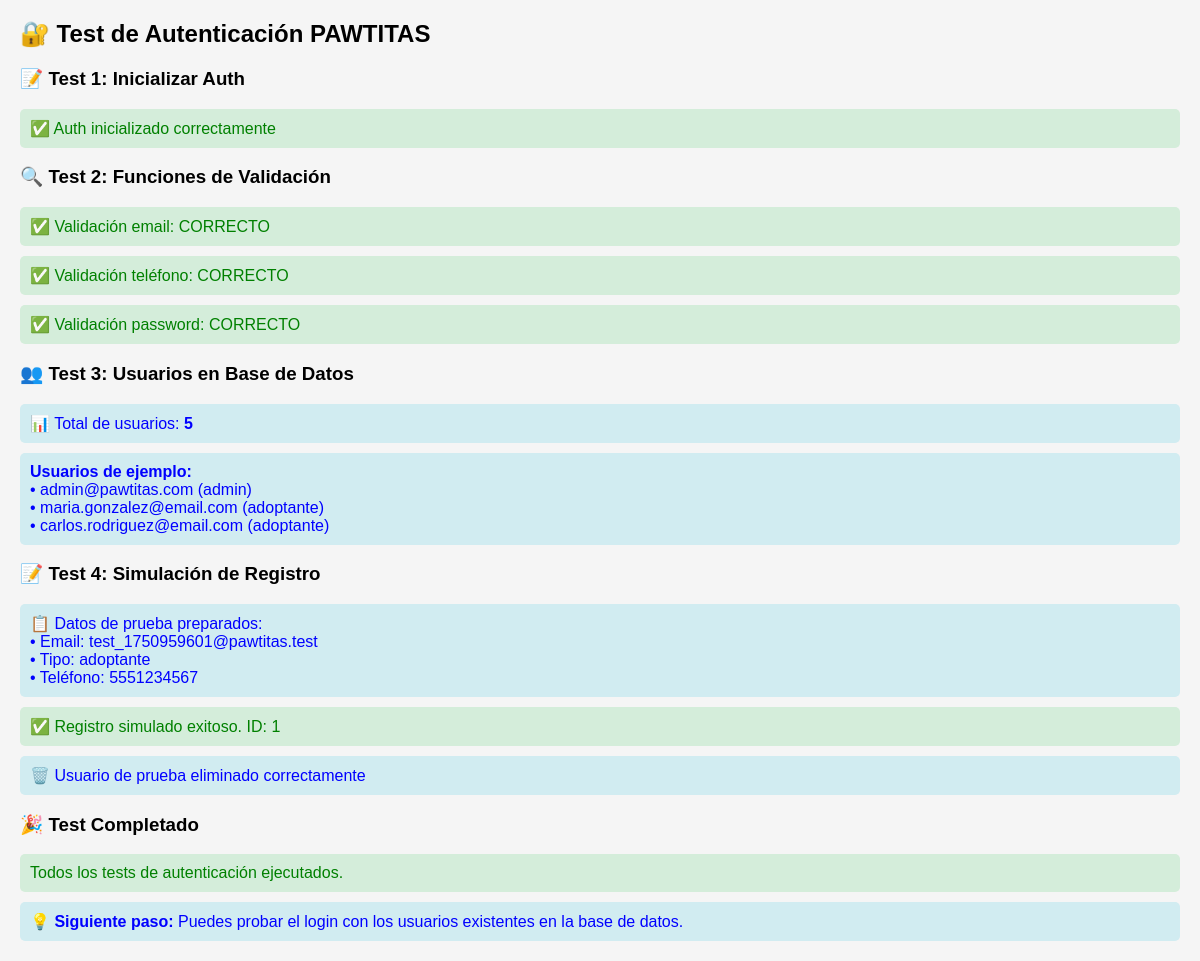
Screenshot of /test_auth.php with the database file from the repository.
### tables this page shows
CREATE TABLE usuarios (
    id INT AUTO_INCREMENT PRIMARY KEY,
    nombre VARCHAR(100) NOT NULL,
    apellidos VARCHAR(100) NOT NULL,
    email VARCHAR(150) UNIQUE NOT NULL,
    password VARCHAR(255) NOT NULL,
    tipo_usuario ENUM('adoptante', 'admin') NOT NULL DEFAULT 'adoptante',
    telefono VARCHAR(20),
    fecha_nacimiento DATE,
    direccion TEXT,
    ciudad VARCHAR(100),
    estado VARCHAR(100),
    codigo_postal VARCHAR(10),
    ocupacion VARCHAR(100),
    estado_civil ENUM('soltero', 'casado', 'divorciado', 'viudo', 'union_libre') DEFAULT 'soltero',
    tiene_discapacidad BOOLEAN DEFAULT FALSE,
    tipo_discapacidad VARCHAR(200),
    foto_perfil VARCHAR(255),
    activo BOOLEAN DEFAULT TRUE,
    fecha_registro TIMESTAMP DEFAULT CURRENT_TIMESTAMP,
    fecha_actualizacion TIMESTAMP DEFAULT CURRENT_TIMESTAMP ON UPDATE CURRENT_TIMESTAMP
);

### includes/functions.php (called while the page is built, shortened)
<?php
function limpiar_datos($datos) {
    $datos = trim($datos);
    $datos = stripslashes($datos);
    $datos = htmlspecialchars($datos, ENT_QUOTES, 'UTF-8');
    return $datos;
}
function es_email_valido($email) {
    return filter_var($email, FILTER_VALIDATE_EMAIL) !== false;
}
function es_telefono_valido($telefono) {
    $solo_numeros = preg_replace('/[^0-9]/', '', $telefono);
    return strlen($solo_numeros) === 10;
}
function es_password_seguro($password) {
    return strlen($password) >= 6;
}
function consultar_db($sql, $parametros = []) {
    try {
        $db = obtener_conexion_db();
        $stmt = $db->prepare($sql);
        $stmt->execute($parametros);
        return $stmt->fetchAll();
    } catch (Exception $e) {
        if (DEBUG_MODE) {
            die("Error en consulta: " . $e->getMessage());
        }
        return false;
    }
}
function ejecutar_db($sql, $parametros = []) {
    try {
        $db = obtener_conexion_db();
        $stmt = $db->prepare($sql);
        return $stmt->execute($parametros);
    } catch (Exception $e) {
        if (DEBUG_MODE) {
            die("Error en ejecución: " . $e->getMessage());
        }
        return false;
    }
}
function ultimo_id_insertado() {
    $db = obtener_conexion_db();
    return $db->lastInsertId();
}
?>

### config/database.php (called while the page is built, shortened)
<?php
class Database {
    private static $instancia = null;
    private $conexion;
    private function __construct() {
        try {
            $dsn = "mysql:host=" . DB_HOST . ";dbname=" . DB_NAME . ";charset=" . DB_CHARSET;
            $opciones = [
                PDO::ATTR_ERRMODE            => PDO::ERRMODE_EXCEPTION,
                PDO::ATTR_DEFAULT_FETCH_MODE => PDO::FETCH_ASSOC,
                PDO::ATTR_EMULATE_PREPARES   => false,
            ];
            $this->conexion = new PDO($dsn, DB_USER, DB_PASS, $opciones);
        } catch(PDOException $e) {
            if (DEBUG_MODE) {
                die("❌ Error de conexión: " . $e->getMessage());
            } else {
                die("❌ Error de conexión a la base de datos");
            }
        }
    }
    public static function getInstance() {
        if (self::$instancia === null) {
            self::$instancia = new self();
        }
        return self::$instancia;
    }
    public function getConnection() {
        return $this->conexion;
    }
}
function obtener_conexion_db() {
    $database = Database::getInstance();
    return $database->getConnection();
}
?>

### includes/auth.php (called while the page is built, shortened)
<?php
require_once __DIR__ . '/../config/database.php';
require_once __DIR__ . '/functions.php';
class Auth {
    public function registrar_usuario($datos) {
        try {
            $validacion = $this->validar_datos_registro($datos);
            if ($this->email_ya_existe($datos['email'])) {
                return ['exito' => false, 'mensaje' => 'Este email ya está registrado'];
            }
            $password_encriptado = password_hash($datos['password'], PASSWORD_DEFAULT);
            $datos_limpios = $this->preparar_datos_usuario($datos, $password_encriptado);
            $sql = "INSERT INTO usuarios (
                        nombre, apellidos, email, tipo_usuario, password, telefono,
                        fecha_nacimiento, direccion, ciudad, estado, codigo_postal,
                        ocupacion, estado_civil, tiene_discapacidad, tipo_discapacidad,
                        fecha_registro
                    ) VALUES (?, ?, ?, ?, ?, ?, ?, ?, ?, ?, ?, ?, ?, ?, ?, NOW())";
            $parametros = [
                $datos_limpios['nombre'],
                $datos_limpios['apellidos'],
                $datos_limpios['email'],
                'adoptante',
                $datos_limpios['password'],
                $datos_limpios['telefono'],
                $datos_limpios['fecha_nacimiento'],
                $datos_limpios['direccion'],
                $datos_limpios['ciudad'],
                $datos_limpios['estado'],
                $datos_limpios['codigo_postal'],
                $datos_limpios['ocupacion'],
                $datos_limpios['estado_civil'],
                $datos_limpios['tiene_discapacidad'],
                $datos_limpios['tipo_discapacidad']
            ];
            if (ejecutar_db($sql, $parametros)) {
                $user_id = ultimo_id_insertado();
                return ['exito' => true, 'mensaje' => 'Usuario registrado exitosamente', 'user_id' => $user_id];
            } else {
                return ['exito' => false, 'mensaje' => 'Error al registrar usuario'];
            }
        } catch (Exception $e) {
            if (DEBUG_MODE) {
                return ['exito' => false, 'mensaje' => 'Error: ' . $e->getMessage()];
            }
            return ['exito' => false, 'mensaje' => 'Error interno del servidor'];
        }
    }
    private function validar_datos_registro($datos) {
        return ['valido' => true];
    }
    private function email_ya_existe($email) {
        $sql = "SELECT COUNT(*) as total FROM usuarios WHERE email = ?";
        $resultado = consultar_db($sql, [strtolower(trim($email))]);
        return $resultado && $resultado[0]['total'] > 0;
    }
    private function preparar_datos_usuario($datos, $password_encriptado) {
        return [
            'nombre' => limpiar_datos($datos['nombre']),
            'apellidos' => limpiar_datos($datos['apellidos']),
            'email' => strtolower(trim($datos['email'])),
            'password' => $password_encriptado,
            'telefono' => limpiar_datos($datos['telefono'] ?? ''),
            'fecha_nacimiento' => !empty($datos['fecha_nacimiento']) ? $datos['fecha_nacimiento'] : null,
            'direccion' => limpiar_datos($datos['direccion'] ?? ''),
            'ciudad' => limpiar_datos($datos['ciudad'] ?? ''),
            'estado' => limpiar_datos($datos['estado'] ?? ''),
            'codigo_postal' => limpiar_datos($datos['codigo_postal'] ?? ''),
            'ocupacion' => limpiar_datos($datos['ocupacion'] ?? ''),
            'estado_civil' => $datos['estado_civil'] ?? 'soltero',
            'tiene_discapacidad' => isset($datos['tiene_discapacidad']) ? 1 : 0,
            'tipo_discapacidad' => isset($datos['tiene_discapacidad']) ?
                                  limpiar_datos($datos['tipo_discapacidad'] ?? '') : null
        ];
    }
}
?>

### test_auth.php (the view, shortened to what this page needs)
<?php
require_once 'includes/auth.php';
require_once 'includes/functions.php';
echo "<h2>🔐 Test de Autenticación PAWTITAS</h2>";
echo "<h3>📝 Test 1: Inicializar Auth</h3>";
try {
    $auth = new Auth();
    echo "<div class='success'>✅ Auth inicializado correctamente</div>";
} catch (Exception $e) {
    echo "<div class='error'>❌ Error: " . $e->getMessage() . "</div>";
    exit();
}
echo "<h3>🔍 Test 2: Funciones de Validación</h3>";
$email_test = es_email_valido('test@example.com');
echo "<div class='" . ($email_test ? 'success' : 'error') . "'>";
echo ($email_test ? '✅' : '❌') . " Validación email: " . ($email_test ? 'CORRECTO' : 'ERROR');
echo "</div>";
$phone_test = es_telefono_valido('5551234567');
echo "<div class='" . ($phone_test ? 'success' : 'error') . "'>";
echo ($phone_test ? '✅' : '❌') . " Validación teléfono: " . ($phone_test ? 'CORRECTO' : 'ERROR');
echo "</div>";
$pass_test = es_password_seguro('123456');
echo "<div class='" . ($pass_test ? 'success' : 'error') . "'>";
echo ($pass_test ? '✅' : '❌') . " Validación password: " . ($pass_test ? 'CORRECTO' : 'ERROR');
echo "</div>";
echo "<h3>👥 Test 3: Usuarios en Base de Datos</h3>";
try {
    $sql = "SELECT COUNT(*) as total FROM usuarios";
    $resultado = consultar_db($sql);
    $total_usuarios = $resultado ? $resultado[0]['total'] : 0;
    echo "<div class='info'>📊 Total de usuarios: <strong>$total_usuarios</strong></div>";
    if ($total_usuarios > 0) {
        $sql = "SELECT email, tipo_usuario FROM usuarios LIMIT 3";
        $usuarios = consultar_db($sql);
        echo "<div class='info'><strong>Usuarios de ejemplo:</strong><br>";
        foreach ($usuarios as $user) {
            echo "• " . $user['email'] . " (" . $user['tipo_usuario'] . ")<br>";
        }
        echo "</div>";
    }
} catch (Exception $e) {
    echo "<div class='error'>❌ Error consultando usuarios: " . $e->getMessage() . "</div>";
}
echo "<h3>📝 Test 4: Simulación de Registro</h3>";
$datos_test = [
    'nombre' => 'Usuario',
    'apellidos' => 'Prueba',
    'email' => 'test_' . time() . '@pawtitas.test',
    'password' => 'test123456',
    'confirm_password' => 'test123456',
    'tipo_usuario' => 'adoptante',
    'telefono' => '5551234567'
];
echo "<div class='info'>📋 Datos de prueba preparados:<br>";
echo "• Email: " . $datos_test['email'] . "<br>";
echo "• Tipo: " . $datos_test['tipo_usuario'] . "<br>";
echo "• Teléfono: " . $datos_test['telefono'] . "</div>";
try {
    $resultado = $auth->registrar_usuario($datos_test);
    if ($resultado['exito']) {
        echo "<div class='success'>✅ Registro simulado exitoso. ID: " . $resultado['user_id'] . "</div>";
        $sql = "DELETE FROM usuarios WHERE id = ?";
        if (ejecutar_db($sql, [$resultado['user_id']])) {
            echo "<div class='info'>🗑️ Usuario de prueba eliminado correctamente</div>";
        }
    } else {
        echo "<div class='error'>❌ Error en registro: " . $resultado['mensaje'] . "</div>";
    }
} catch (Exception $e) {
    echo "<div class='error'>❌ Excepción en registro: " . $e->getMessage() . "</div>";
}
echo "<h3>🎉 Test Completado</h3>";
echo "<div class='success'>Todos los tests de autenticación ejecutados.</div>";
echo "<div class='info'>💡 <strong>Siguiente paso:</strong> Puedes probar el login con los usuarios existentes en la base de datos.</div>";
?>

### test_auth.php (style rules this page uses)
.success { color: green; background: #d4edda; padding: 10px; border-radius: 5px; margin: 10px 0; }
.info { color: blue; background: #d1ecf1; padding: 10px; border-radius: 5px; margin: 10px 0; }

### rows the page displays
usuarios: email "admin@pawtitas.com", tipo_usuario "admin"
usuarios: email "maria.gonzalez@email.com", tipo_usuario "adoptante"
usuarios: email "carlos.rodriguez@email.com", tipo_usuario "adoptante"

### other values shown
$total_usuarios "5"
$datos_test['email'] "test_1750959601@pawtitas.test"
$datos_test['tipo_usuario'] "adoptante"
$datos_test['telefono'] "5551234567"
$resultado['user_id'] "1"
